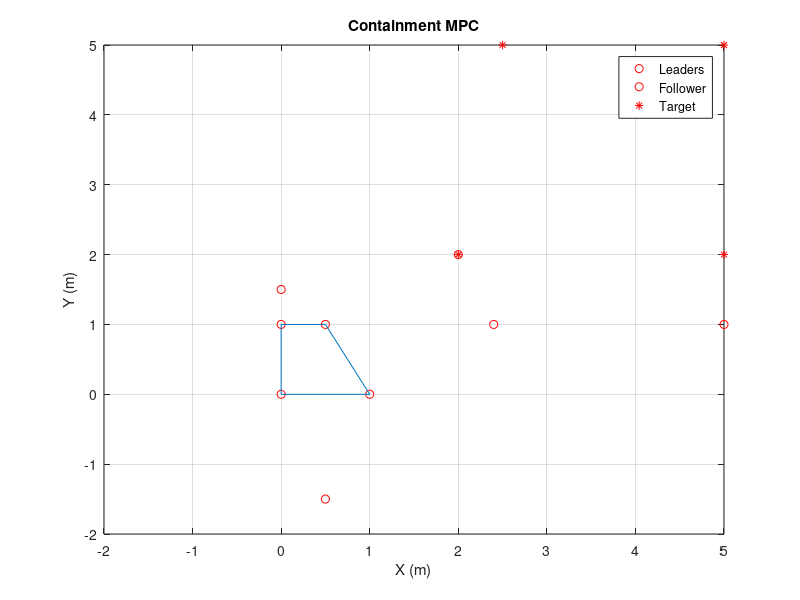

Write MATLAB code to recreate this figure. (Note: this script raises an error after producing the figure.)
% Skeleton code for new MPC design
% Purpose: Achieve target position (or formation) while maintaining containment
% Based on this code, let's practice and develop our method.
clear all
clf

addpath('./../utils');
%% Initialization
global app

app.agent_num = 10;
app.leader_num = 4;
app.follower_num = app.agent_num - app.leader_num;

app.states = zeros(2, app.agent_num);
app.states(:,1) = [0.0 0.0]';
app.states(:,2) = [1.0 0.0]';
app.states(:,3) = [0.5 1.0]';
app.states(:,4) = [0.0 1.0]';
app.states(:,5) = [0.0 1.5]';
app.states(:,6) = [0.5 -1.5]';
app.states(:,7) = [2 2]';
app.states(:,8) = [5 1]';
app.states(:,9) = [2.4 1]';
app.states(:,10) = [1 -3]';


app.states_ref = zeros(2, app.leader_num);
app.states_ref(:,1) = [2.0 2.0]';
app.states_ref(:,2) = [5.0 2.0]';
app.states_ref(:,3) = [5.0 5.0]';
app.states_ref(:,4) = [2.5 5.0]';

app.control_input = zeros(2, app.agent_num);

% Parameters
app.dt = 0.05;                   % sampling time (unit: second)


%% Plotting initialization
figure(1);
ax = axes;

app.plot_p = cell(1, app.agent_num);
app.plot_t = cell(1, app.leader_num);


for i = 1:app.agent_num
    app.plot_p{i} = plot(ax, app.states(1,i), app.states(2,i), 'ro'); hold on; grid on;
end
for i = 1:app.leader_num
    app.plot_t{i} = plot(ax, app.states_ref(1,i), app.states_ref(2,i), 'r*');
end

p = zeros(app.leader_num, 2);
for j = 1:app.leader_num
    p(j,:) = app.states(:,j);
end
[k, av] = convhull(p);
convex_hull = plot(ax, p(k,1),p(k,2));

xlim([-2.0 5.0]); ylim([-2.0 5.0]);
xlabel('X (m)'); ylabel('Y (m)');
legend([app.plot_p{1}  app.plot_p{4} app.plot_t{1}], {'Leaders', 'Follower', 'Target'});
title('Containment MPC');

%% Simulation
i = 0;
while(1)
    i = i + 1;
    % Check converge
    diff = zeros(2, app.leader_num);
    diff_norm = zeros(1, app.leader_num);
    for j = 1:app.leader_num
        diff(:, j) = app.states(:,j) - app.states_ref(:,j);
        diff_norm(j) = norm(diff(:,j));
    end
    if mean(diff_norm) < 0.05
        break;
    end
    
    % We need to check leader's shape is convex?
    
    
    % We need to check if all follower are in convex hull.
    p = zeros(app.leader_num, 2);
    for j = 1:app.leader_num
        p(j,:) = app.states(:,j);
    end
    
    [kk, av] = convhull(p);
    
    k = convhulln(p);
    check = 1;
    for j = 1:app.follower_num
        in = inhull(app.states(:,app.leader_num + j)', p, k);
        if(in == 0)
            fprintf("follower %d is not in convex hull. \n", j);
            check = 0;
        end
    end
    if(in ~= 0)
        fprintf("All followers are in convex hull. \n", j);
    end
    
    
    
    % control
    app.control_input(:,:) = 0;
    if(check == 1)
        % In convex
        app.control_input(:,:) = 0;
        s = size(kk,1) - 1;
        sum = 0;
        for j = 1:s
            sum = sum + app.states(:,kk(j));
        end
        sum = sum / s;
        for j = 1:app.leader_num
            app.control_input(:,j) = (app.states_ref(:,j) - app.states(:,j)) * 0.1;
        end
        
        for j = 1:app.follower_num
            diff = zeros(2,app.leader_num);
            distance = zeros(1,app.leader_num);
            for k = 1:app.leader_num
                diff(:,k) = app.states(:,k) - app.states(:,app.leader_num + j);
                distance(k) = norm(diff);
            end
            
            distance_n = normalize(distance, 'norm', 1);
            
            for k = 1:app.leader_num    
                app.control_input(:,app.leader_num + j) = app.control_input(:,app.leader_num + j) + diff(:,k) * distance_n(k)* 1.2;
                app.control_input(:,app.leader_num + j) = app.control_input(:,app.leader_num + j) - diff(:,k) * (1 - distance_n(k)) * 0.01;
            end
            
            diff = zeros(2, app.follower_num);
            distance = zeros(1, app.follower_num);
            for k = 1:app.follower_num
                diff(:,k) = app.states(:,app.leader_num + k) - app.states(:,app.leader_num + j);
                distance(k) = norm(diff(:,k));
            end
            
            distance_n = normalize(distance, 'norm' , 1);
            distance_n = 1 - distance_n;
            
            
            
            for k = 1:app.follower_num
                if k == j
                    continue;
                end
                app.control_input(:,app.leader_num + j) = app.control_input(:,app.leader_num + j) - diff(:,k)/norm(diff(:,k)) *  distance_n(k) * 0.1;
            end
        end
    else
        % Not in convex
        % Should do goal in the convex hull for every followers
        app.control_input(:,:) = 0;
        s = size(kk,1) - 1;
        sum = 0;
        for j = 1:s
            sum = sum + app.states(:,kk(j));
        end
        sum = sum / s;
        for j = 1:app.leader_num
            app.control_input(:,j) = (app.states_ref(:,j) - app.states(:,j)) * 0.01;
        end
        
        for j = 1:app.follower_num
            diff = zeros(2,app.leader_num);
            distance = zeros(1,app.leader_num);
            for k = 1:app.leader_num
                diff(:,k) = app.states(:,k) - app.states(:,app.leader_num + j);
                distance(k) = norm(diff(:,k));
            end
            
            distance_n = normalize(distance, 'norm', 1);
            
            for k = 1:app.leader_num
                app.control_input(:,app.leader_num + j) = app.control_input(:,app.leader_num + j) + diff(:,k) * distance_n(k) * 1.2;
                app.control_input(:,app.leader_num + j) = app.control_input(:,app.leader_num + j) - diff(:,k) * (1 -distance_n(k)) * 0.01;
            end
            
            diff = zeros(2, app.follower_num);
            distance = zeros(1, app.follower_num);
            for k = 1:app.follower_num
                diff(:,k) = app.states(:,app.leader_num + k) - app.states(:,app.leader_num + j);
                distance(k) = norm(diff);
            end
            
            distance_n = normalize(distance, 'norm' , 1);
            distance_n = 1 - distance_n;
            
            for k = 1:app.follower_num
                if k == j
                    continue;
                end
                app.control_input(:,app.leader_num + j) = app.control_input(:,app.leader_num + j) - diff(:,k)/norm(diff(:,k)) *  distance_n(k) * 0.1;
            end
            
        end
    end
    
    
    
    % Check hardware constraint
    for j = 1:app.agent_num
       if(app.control_input(1,j) > 0.15)
           app.control_input(1,j) = 0.15;
       elseif app.control_input(1,j) < -0.15
          app.control_input(1,j) = -0.15; 
       end
       if(app.control_input(2,j) > 0.15)
           app.control_input(2,j) = 0.15;
       elseif app.control_input(2,j) < -0.15
          app.control_input(2,j) = -0.15; 
       end
    end
    
    
    % Update state
    for j = 1:app.agent_num
        app.states(:,j) = update_state(app.states(:,j), app.control_input(:,j), app.dt);
    end
    
    
    
    % Update plot
    for j = 1:app.agent_num
        app.plot_p{j}.XData = app.states(1,j);
        app.plot_p{j}.YData = app.states(2,j);
    end
    % draw convel hull
    convex_hull.XData = p(kk,1); convex_hull.YData = p(kk,2);
    drawnow;
end

function output = update_state(state, ctrl, sampling_time)
output = state + ctrl * sampling_time;
end

